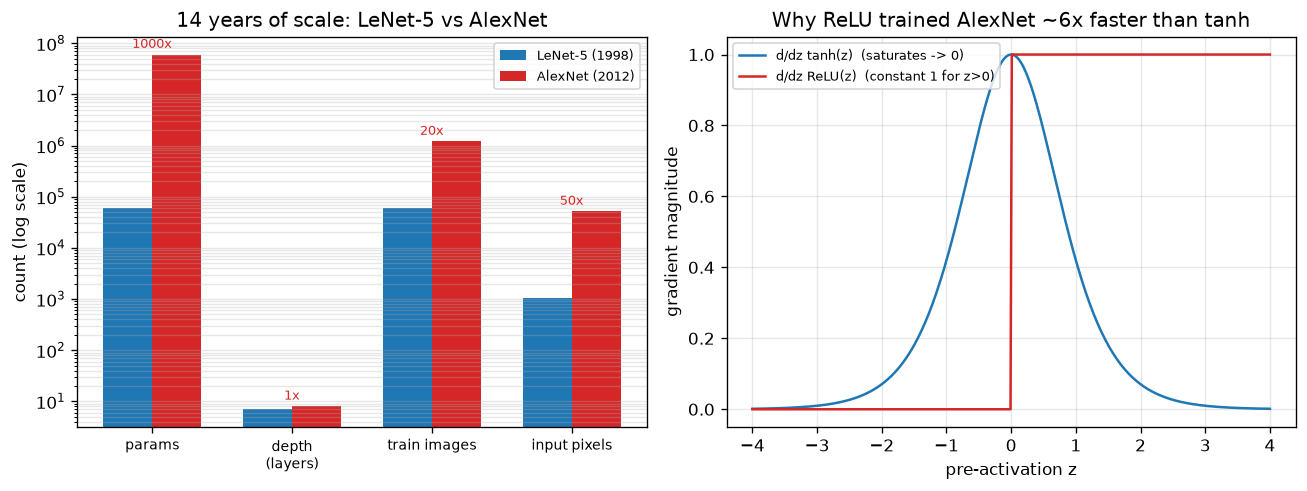

The script that saved this image:
"""
Day 39 -- LeNet & AlexNet
Left:  scale explosion from LeNet-5 (1998) to AlexNet (2012) across four axes --
       parameter count, depth, training-set size, input resolution -- all log scale.
Right: tanh vs ReLU derivative -- why swapping tanh for ReLU was one of AlexNet's
       biggest speed unlocks (saturating gradients vs a constant-1 gradient).
"""
import numpy as np
import matplotlib.pyplot as plt

np.random.seed(42)  # deterministic synthetic data

# ---------------------------------------------------------------------------
# Left panel: LeNet-5 vs AlexNet, four scale axes (log)
# ---------------------------------------------------------------------------
metrics = ["params", "depth\n(layers)", "train images", "input pixels"]
lenet = np.array([60_000, 7, 60_000, 32 * 32])
alexnet = np.array([60_000_000, 8, 1_200_000, 227 * 227])

x = np.arange(len(metrics))
width = 0.35

fig, axes = plt.subplots(1, 2, figsize=(11, 4.2))

ax = axes[0]
ax.bar(x - width / 2, lenet, width, label="LeNet-5 (1998)", color="#1f77b4")
ax.bar(x + width / 2, alexnet, width, label="AlexNet (2012)", color="#d62728")
ax.set_yscale("log")
ax.set_xticks(x)
ax.set_xticklabels(metrics, fontsize=8.5)
ax.set_ylabel("count (log scale)")
ax.set_title("14 years of scale: LeNet-5 vs AlexNet")
ax.legend(fontsize=8)
ax.grid(alpha=0.3, axis="y", which="both")
for xi, (l, a) in enumerate(zip(lenet, alexnet)):
    ax.annotate(f"{a / l:.0f}x", (xi, a), textcoords="offset points",
                xytext=(0, 4), ha="center", fontsize=7.5, color="#d62728")

# ---------------------------------------------------------------------------
# Right panel: tanh vs ReLU, function + derivative
# ---------------------------------------------------------------------------
z = np.linspace(-4, 4, 400)
tanh = np.tanh(z)
tanh_grad = 1 - tanh ** 2
relu = np.maximum(0, z)
relu_grad = (z > 0).astype(float)

ax = axes[1]
ax.plot(z, tanh_grad, color="#1f77b4", label="d/dz tanh(z)  (saturates -> 0)")
ax.plot(z, relu_grad, color="#d62728", label="d/dz ReLU(z)  (constant 1 for z>0)")
ax.set_xlabel("pre-activation z")
ax.set_ylabel("gradient magnitude")
ax.set_title("Why ReLU trained AlexNet ~6x faster than tanh")
ax.legend(fontsize=8)
ax.grid(alpha=0.3)

plt.tight_layout()
plt.savefig("graph_DAY_39.png", dpi=120, bbox_inches="tight")
